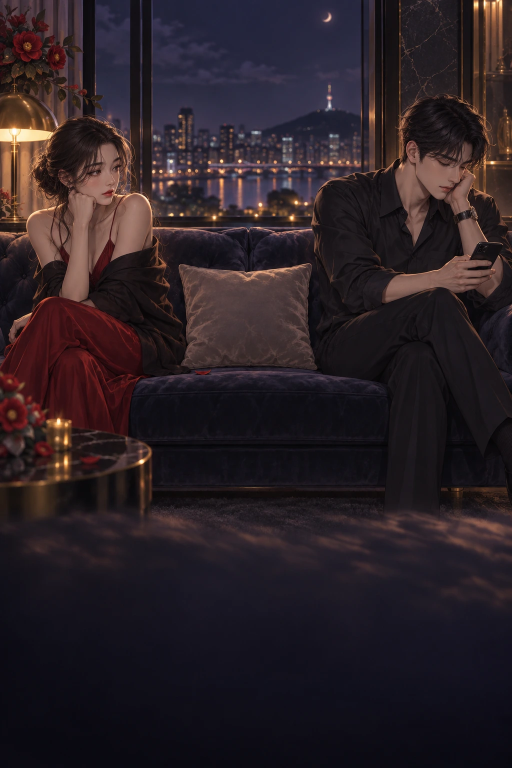
#> input picture app/art/story-fight.webp, 1024 x 1536 px (shown at 1/2 size); its folder holds 2 pictures in this run
$ python tools_thumb.py app/art/story-fight.webp
#> lines starting #> are read from the running program, lines starting #| are printed output that depends on the picture
# -*- coding: utf-8 -*-
"""이야기 썸네일 작은 판 만들기.

GPT 가 뽑은 그림(1024×1536, 보통 150~300KB)을 app/art/story-<id>.webp 로 넣으면
홈 격자용 작은 판 app/art/story-<id>-s.webp (너비 360, 30~40KB)를 여기서 만든다.
큰 판은 이야기 화면이 쓰고, 작은 판은 홈 격자가 쓴다. 백 장이 돼도 홈은 가볍다.

    python tools_thumb.py          # story-*.webp 전부 (이미 있는 -s 는 건너뜀)
    python tools_thumb.py --force  # 다시 만듦
"""
import io, os, sys, glob
from PIL import Image
try: sys.stdout.reconfigure(encoding='utf-8')   # 윈도 콘솔이 cp949 라 한글이 깨진다
except Exception: pass

APP = os.path.join(os.path.dirname(os.path.abspath(__file__)), 'app', 'art')
WIDTH = 360
QUALITY = 82
force = '--force' in sys.argv

made = skipped = 0
for src in sorted(glob.glob(os.path.join(APP, 'story-*.webp'))):
    if src.endswith('-s.webp'):
        continue
    dst = src[:-5] + '-s.webp'
    if os.path.exists(dst) and not force:
        skipped += 1
        continue
    im = Image.open(src)
#> im is the input picture: PIL image 1024x1536 RGB; mean R, G, B 42.8, 32.3, 37.4
    im = im.convert('RGB')
    w, h = im.size
#> w = 1024; h = 1536
    if w > WIDTH:
        im = im.resize((WIDTH, round(h * WIDTH / w)), Image.LANCZOS)
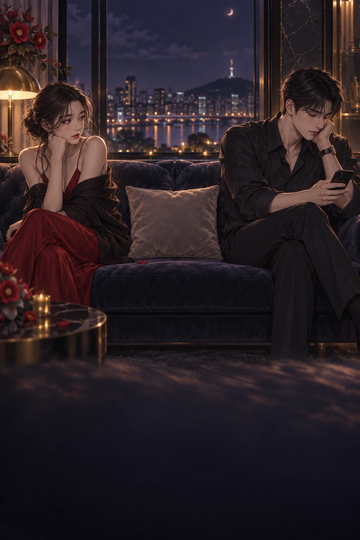
#> im: PIL image 360x540 RGB; mean R, G, B 42.8, 32.3, 37.4
    im.save(dst, 'WEBP', quality=QUALITY, method=6)
    print('%s  %dKB -> %s  %dKB' % (os.path.basename(src), os.path.getsize(src) // 1024,
                                    os.path.basename(dst), os.path.getsize(dst) // 1024))
    made += 1
#> pass 2 of the loop `for src in sorted(glob.glob(os.path.join(APP, 'story-*.webp'))):`:
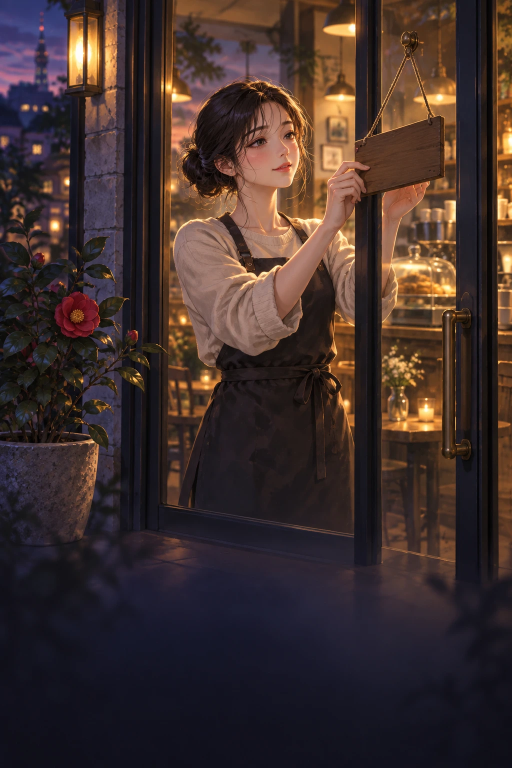
#> input picture app/art/story-open-shop.webp, 1024 x 1536 px (shown at 1/2 size)
#> im is the input picture: PIL image 1024x1536 RGB; mean R, G, B 63.5, 47.3, 44.5
#> `im = im.resize((WIDTH, round(h * WIDTH / w)), Image.LANCZOS)`:
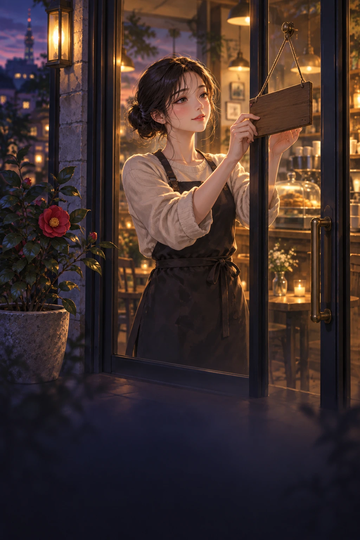
#> im: PIL image 360x540 RGB; mean R, G, B 63.5, 47.3, 44.5

print('만듦 %d · 건너뜀 %d' % (made, skipped))
